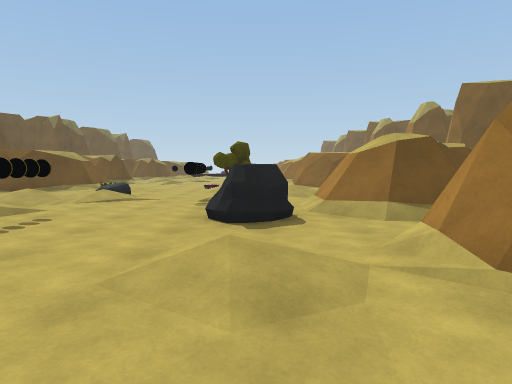
View 1 (above)

24 first-person views from a walk through a 3-D level made in the Unity game engine. The camera is 1.3 m above the floor, tilts 4° down and sees 75° across. The floor is counted in squares, 2 m on a side. Each view is taken from the middle of a square. On the plan, view 1 faces up. The plan holds only what a view shows up to about 10 squares ahead; the rest is blank. The place goes on beyond the plan. The player is left out. Some animated figures are not drawn.

View 2
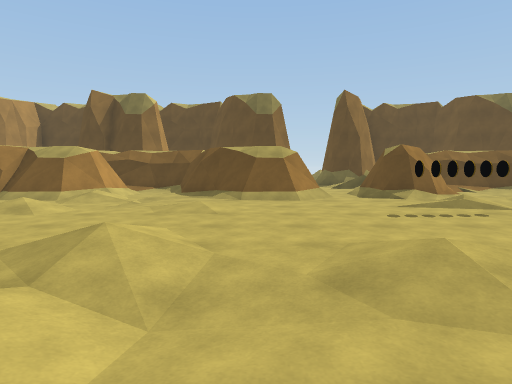

View 3
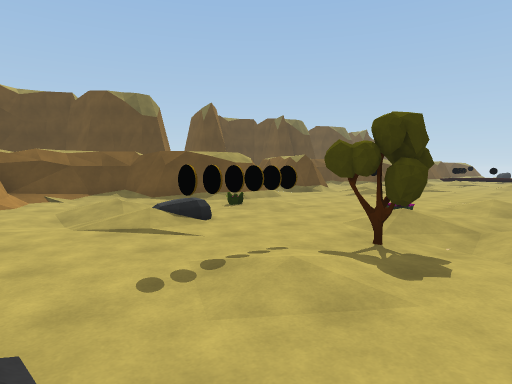

View 4
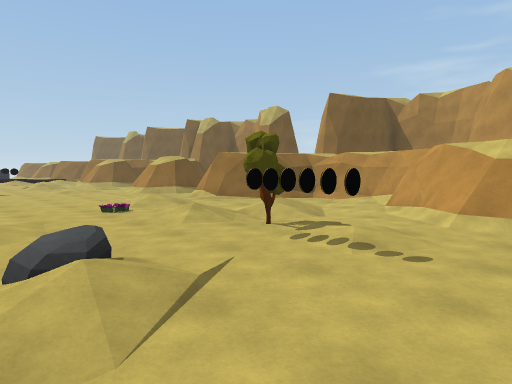

View 5
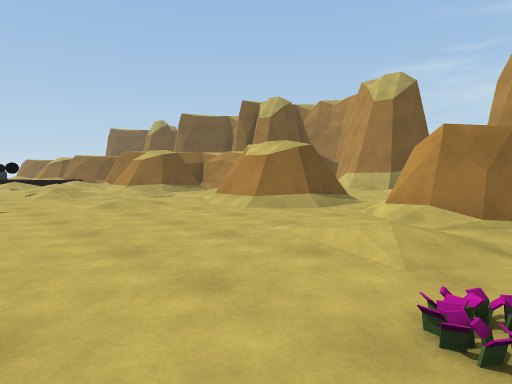

View 6
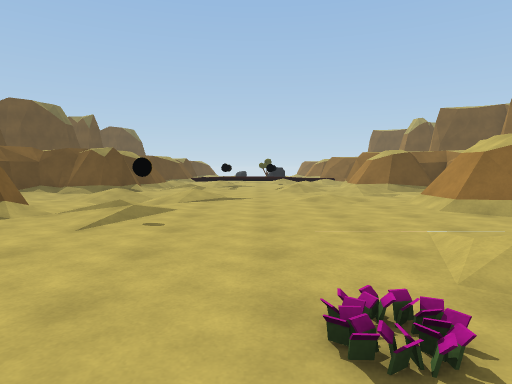

View 7
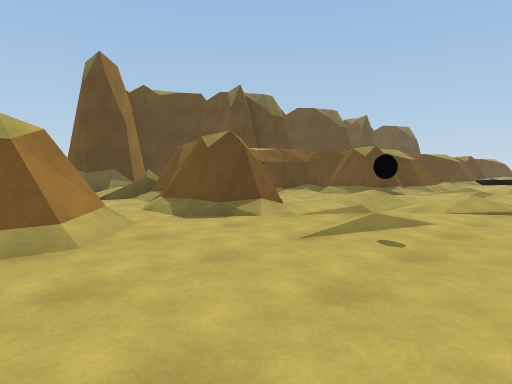

View 8
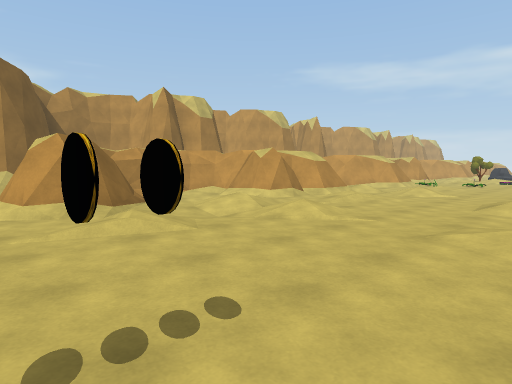

View 9
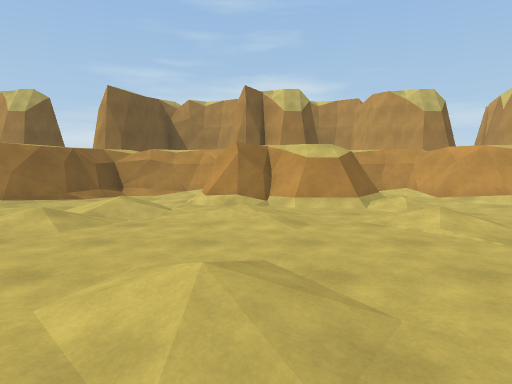

View 10
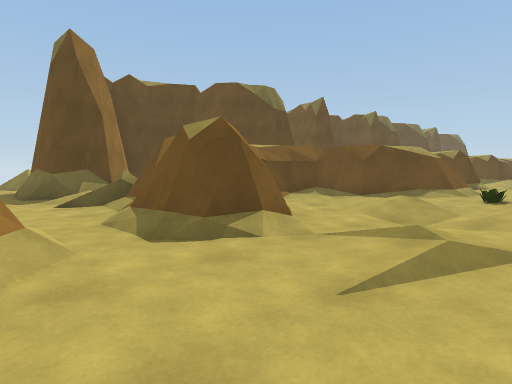

View 11
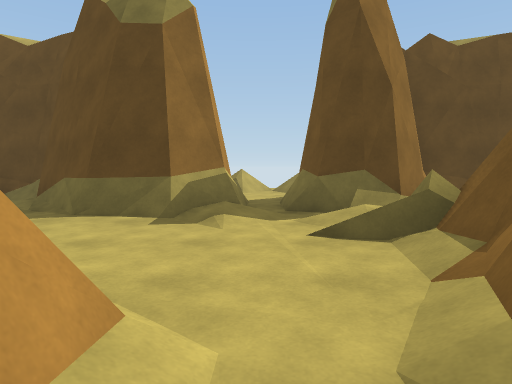

View 12
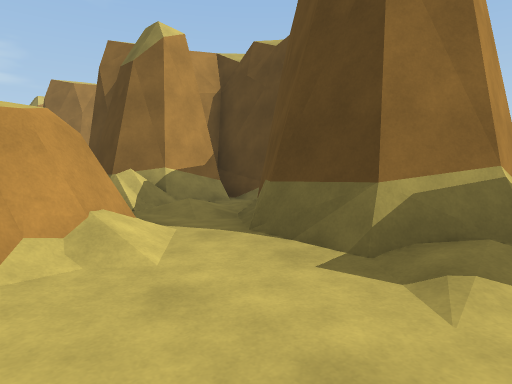

View 13
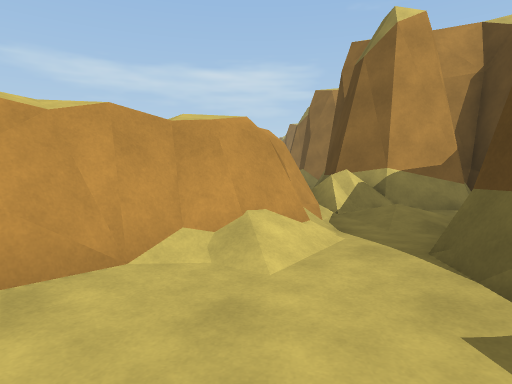

View 14
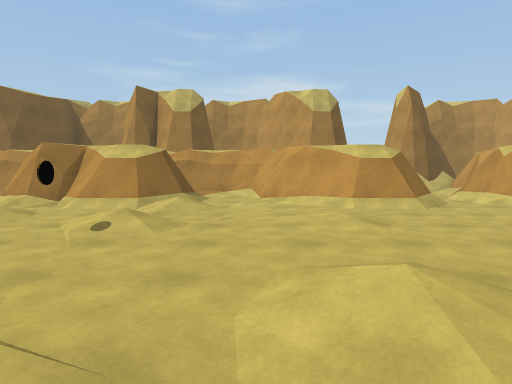

View 15
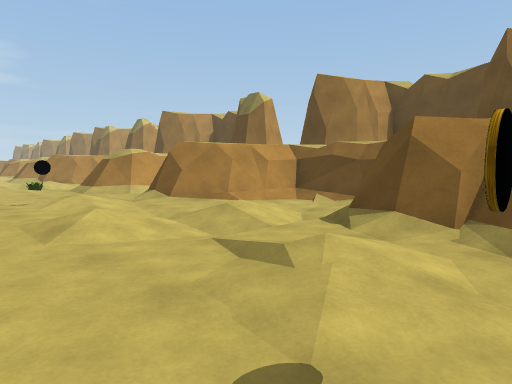

View 16
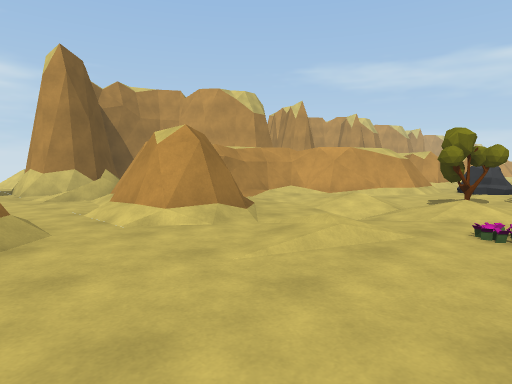

View 17
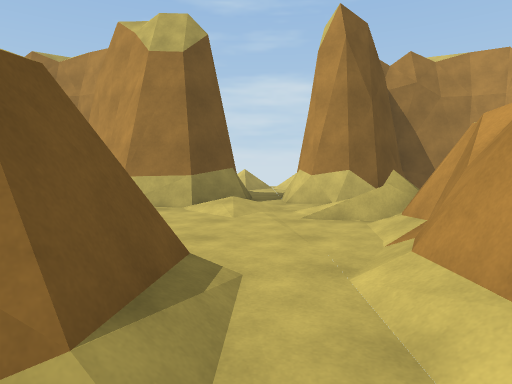

View 18
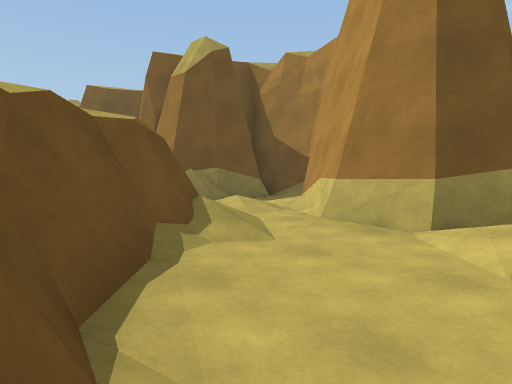

View 19
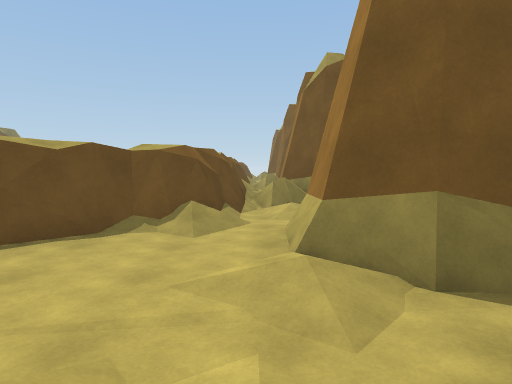

View 20
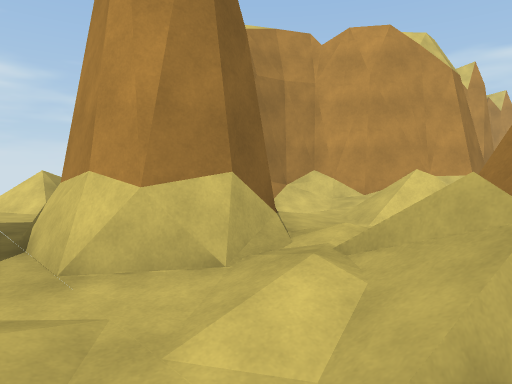

View 21
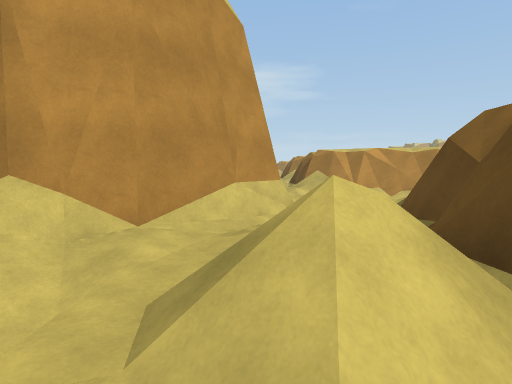

View 22
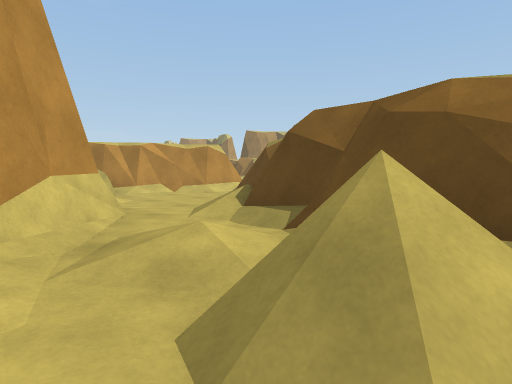

View 23
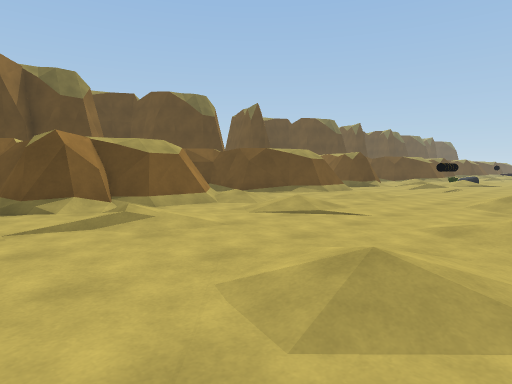

View 24
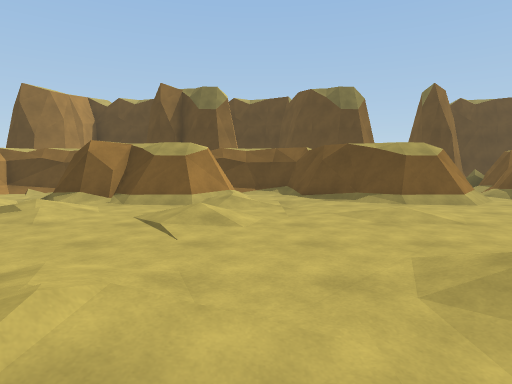

### Floor plan
Key: @ floor where view 1 was taken; # wall or solid block; . main floor; : floor 0.25 m higher than the main floor; - floor 0.25 m lower than the main floor; / step, stairs or slope; = window, fence, low wall or low ledge; P plant; R rock; T tree; O other object.
Columns run from 15 left of view 1 to 10 right of it. Each row starts with its distance up from view 1.
 21          #/.....##
 20         ##.:.././#########
 19        ###....../..####//#
 18        #../-......###.//
 17        #.././....####./#
 16       ###......./###..##
 15     # ####.:..../##...##
 14     #/=.##............/#
 13        ..........##./:##
 12         ##/....:.####/##
 11         ##/...P../###/.##
 10         ##.P.././..##///##
  9        ##......-/..###///#
  8   #    #../-R.OT..###.//##
  7   #    #.././....####./##
  6    #   ##......./## ..##
  5    ##/####.:...R/##...#
  4 // ##/=.##.....R......
  3 /................##.//#
  2    ##...##/....:.####=#
  1    ##..###/....../###=#
  0    ##.####..../@/..#
 -1   ##/.###......-/..#
 -2    =#=##.........###
 -3  # ##  ###/./..:.##
 -4  #       #/...../#
 -5          #.:.././#
 -6        ###....../..#
 -7        #../-......##

Positions as (right, up) in squares from view 1, and headings:
1: (0, 0), facing up
2: (2, 1), facing left
3: (1, 5), facing up-left
4: (-4, 5), facing up-right
5: (-3, 11), facing up-right
6: (-2, 10), facing up
7: (-2, 11), facing up-left
8: (-4, 4), facing down-right
9: (-5, -3), facing right
10: (-3, 2), facing up-left
11: (-6, 3), facing left
12: (-8, 3), facing down-left
13: (-9, 3), facing down
14: (-5, 18), facing right
15: (-2, 21), facing down-left
16: (-2, 15), facing down-right
17: (1, 14), facing right
18: (3, 14), facing up-right
19: (6, 12), facing up
20: (5, 14), facing down-right
21: (7, 11), facing down
22: (8, 10), facing down-left
23: (0, -7), facing up-left
24: (1, -2), facing left
